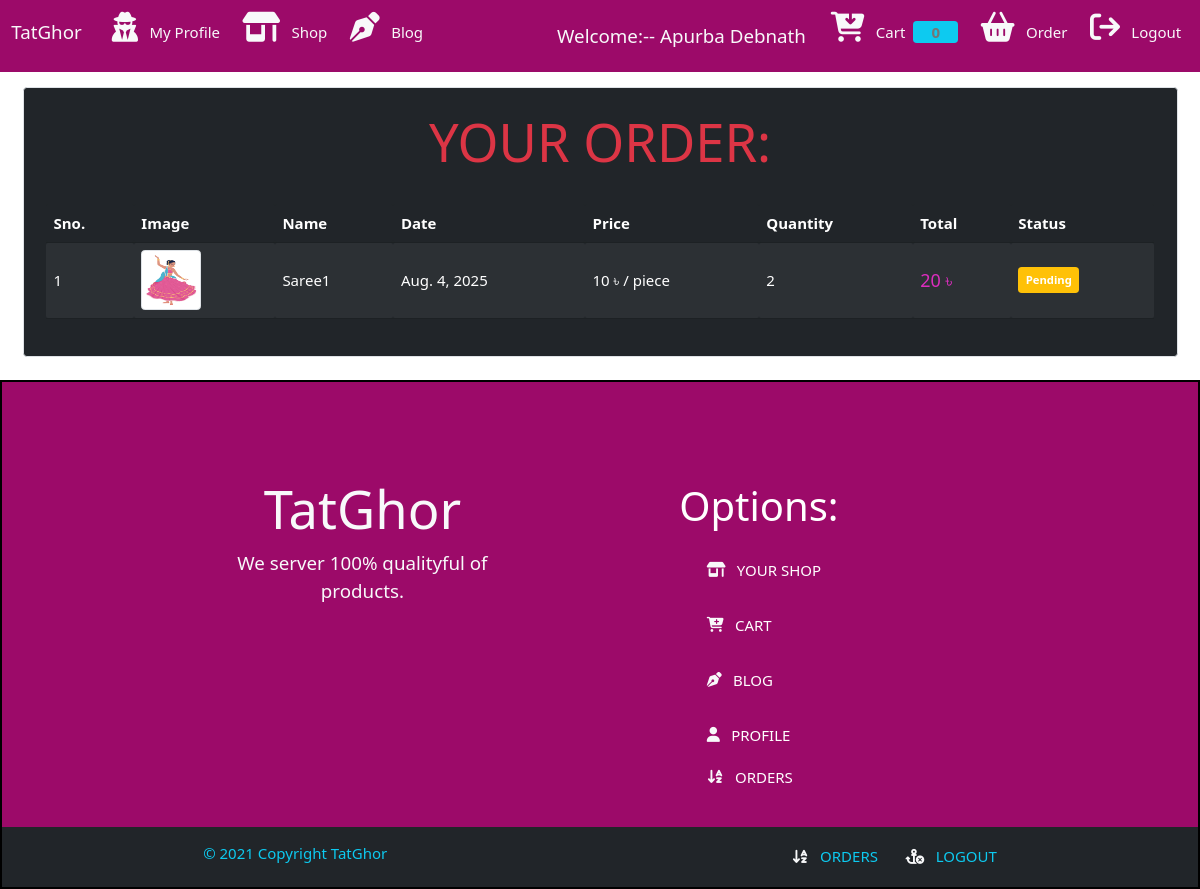
Screenshot of /order/ (signed in) with the database file from the repository.
### Store/models/orders.py (models this page shows, shortened)
class Order(models.Model):
    product = models.ForeignKey(Product, on_delete=models.CASCADE)
    user = models.ForeignKey(User, on_delete=models.CASCADE)
    address = models.TextField(max_length=300, blank=True, default='')
    price = models.IntegerField()
    quantity = models.IntegerField(default=1)
    unit = models.ForeignKey(Unit_Type, on_delete=models.CASCADE, default='kg')
    phone = models.CharField(max_length=50)
    email = models.EmailField(max_length = 254)
    date = models.DateField(default = datetime.datetime.today)
    status = models.BooleanField(default=False)
    @staticmethod
    def get_orders_by_user(user_id):
        return Order\
        .objects\
        .filter(user = user_id).order_by('-date')

### Store/models/products.py (models this page shows, shortened)
class Product(models.Model):
    name = models.CharField(max_length=50)
    category = models.ForeignKey(Category, on_delete=models.CASCADE,  default=1)
    unit= models.ForeignKey(Unit_Type, on_delete=models.CASCADE,  default='piece')
    Unit_price = models.IntegerField(default=0)
    discount_status = models.BooleanField(default=False)
    discount_value = models.IntegerField(default=0)
    quantity = models.IntegerField(default=0)
    description = models.CharField(max_length=200, default='', null=True, blank=True)
    image = models.ImageField(upload_to = 'upload/productsImg/')
    Manufacturer = models.ForeignKey(User, limit_choices_to= { 'groups__name': 'Manufacturer'}, on_delete=models.CASCADE, default=1)

### Store/models/unit_type.py (models this page shows)
class Unit_Type(models.Model):
    unit_name = models.CharField(max_length=50)
    def __str__(self):
        return self.unit_name

### Store/middlewares/auth.py (the view)
    def middleware(request):
        returnUrl= request.META['PATH_INFO']
        print(request.META['PATH_INFO'])
        user = request.session.get('current_user_id')
        if not user :
            return redirect(f'/login/?return_url={returnUrl}')
        print("this is middleware",middleware)
        response = get_response(request)
        return response

### Store/templatetags/custom_filter.py (called while the page is built)
@register.filter(name="currency")
def currency(price):
    return str(price)+" ৳"

@register.filter(name="total_price_of_order")
def total_price_of_order(number, number1):
    return number * number1

### Store/views.py (called while the page is built)
    def get(self, request):
        user = request.session.get("current_user_id")
        orders = Order.get_orders_by_user(user)
        return render(request, 'store/order.html',{"orders":orders} )

### templates/store/order.html (shortened to what this page needs)
{% extends 'store/base.html' %}
{% block content %}
{% load cart %}
{% load custom_filter %}
<div class="container.fluid">
    <div class="border rounded p-4 m-4 table-responsive bg-dark ">
        <p class="display-4 text-uppercase text-center text-danger">Your Order:</p>
        <hr>
        <table class="table table-striped table-dark table-info">
            <thead>
                <tr>
                    <th>Sno.</th>
                    <th>Image</th>
                    <th>Name</th>
                    <th>Date</th>
                    <th>Price</th>
                    <th>Quantity</th>
                    <th>Total</th>
                    <th>Status</th>
                </tr>
            </thead>
            <tbody>
                {% for order in orders %}
                <tr>
                    <td>{{forloop.counter}}</td>
                    <td>
                    <img src="{{order.product.image.url}}" class="img-fluid img-thumbnail" alt="" style=" width:60px; height:60px; " >
                    </td>
                    <td> {{order.product.name}} </td>
                    <td> {{order.date}} </td>
                    <td> {{order.product.Unit_price|currency}} / {{order.unit}} </td>
                    <td>{{order.quantity}}</td>
                    <td>
                        <span style="font-size: 18px; color:rgb(221, 45, 191)">
                            {{order.product.Unit_price|total_price_of_order:order.quantity|currency}}
                        </span>
                    </td>
                        {% if order.status %}
                        <td>
                            <small class="badge bg-success p-2">
                                Completed
                            </small>
                        </td>
                        {% else %}
                        <td>
                            <small class="badge bg-warning p-2">
                                Pending
                        </small>
                        </td>
                        {% endif %}
                </tr>
                {% endfor %}
            </tbody>
        </table>
    </div>
</div>
{% endblock %}

### templates/store/base.html (shortened to what this page needs)
{% load static %}
{% load crispy_forms_tags %}
{% load cart %}
<!doctype html>
<html lang="en">
    <head>
        <link rel="stylesheet" href="https://cdnjs.cloudflare.com/ajax/libs/font-awesome/6.1.1/css/all.min.css">
        <link href="https://cdn.jsdelivr.net/npm/bootstrap@5.1.0/dist/css/bootstrap.min.css" rel="stylesheet"
>
        <link rel="stylesheet" href="https://cdnjs.cloudflare.com/ajax/libs/materialize/1.0.0/css/materialize.min.css">
        {% load static %}
        <link rel="stylesheet" href="{% static 'css/style.css'%}">
        <link rel="stylesheet" href="https://cdnjs.cloudflare.com/ajax/libs/OwlCarousel2/2.3.4/assets/owl.carousel.min.css"
/>
        <link rel="stylesheet"
              href="https://cdnjs.cloudflare.com/ajax/libs/OwlCarousel2/2.3.4/assets/owl.theme.default.min.css"
/>
    </head>
    <body>
        <nav class="navbar navbar-expand-lg navbar-light "
             style="background-color: rgb(156, 10, 105); color:rgb(245, 245, 237); ">
    <div class="container-fluid" style="background:rgb(156, 10, 105); ">
                <a class="navbar-brand text-light" href="/">TatGhor</a>
                <div class="collapse navbar-collapse" id="navbarSupportedContent"
                     style="background:rgb(156, 10, 105);  position: relative;z-index: 1000;">
                    <ul class="navbar-nav me-auto  mb-lg-0" style="color:white;">
                        <li class="nav-item">
                            <a class="nav-link active text-light" aria-current="page"
                            href="{% url 'profile' %}">
                               <span>
                                <i class="fa-2x p-2  fa-solid fa-user-secret float-right text-light">
                                </i>
                              </span>
                              My Profile
                            </a>
                        </li>
                        <li class="nav-item" >
                            <a class="nav-link active text-light" aria-current="page" href="/">
                                <span><i class="fa-2x p-2  fa-solid fa-shop float-right text-light"></i>
                                </span>
                               Shop
                            </a>
                        </li>
                        <li class="nav-item">
                            <a class="nav-link active text-light" aria-current="page" href="{% url 'home_Blog' %}">
                                <span>
                                    <i class="fa-2x p-2  fa-solid fa-pen-nib float-right text-light"></i>
                                </span>
                                Blog
                            </a>
                        </li>
                    </ul>
                    {% if request.user.is_authenticated %}
                    <div class=" lead d-flex mt-2 text-light">
                        Welcome:<span>--&nbsp;{{request.user.get_full_name}} &nbsp; </span>
                    </div>
                    {% endif %}
                    <ul class="navbar-nav my-2 my-lg-0">
                        <li class="nav-item">
                            <a class="nav-link active text-light" aria-current="page" href="{% url 'cart' %}">
                                <span><i class="fa-2x p-2  fa-solid fa-cart-arrow-down float-right text-light"></i>
                                </span>
                                Cart
                                <span class="badge bg-info">{{request.session.cart.keys|length}}
                                </span>
                            </a>
                        </li>
                        {% if not request.session.current_user_id %}
                        <li class="nav-item dropdown">
                          <a class="nav-link dropdown-toggle text-light" href="#" id="navbarDropdownMenuLink" role="button"
                             data-bs-toggle="dropdown" aria-expanded="false">
                             <span><i class="fa-2x p-2 fa-solid fa-users float-right text-light"></i>
                              SignUp
                              </span>
                          </a>
                          <ul class="dropdown-menu resdrop text-uppercase"  style=" background:rgb(217, 41, 176);">
                              <li class="drop">
                                  <a class="dropdown-item "
                                  style=" display: inline-block;  color: #fff" href="{% url 'cus_reg' %}">
                                      Register As Customer
                                  </a>
                              </li>
                              <li class="drop">
                                  <a class="dropdown-item text-white" href="{% url 'fa_reg' %}" >Register As Manufacturer</a>
                              </li>
                              <li class="drop d-flex"><a class="dropdown-item text-white" href="{% url 'agri_officer_reg' %}">Register As Staff</a></li>
                          </ul>
                      </li>
                        <li class="nav-item">
                            <a class="nav-link active text-light" aria-current="page" href="{% url 'login' %}">
                                <span><i class="fa-2x p-2  fa-solid fa-anchor-lock float-right text-light"></i>
                                Login
                                </span>
                            </a>
                        </li>
                        {% else %}
                        <li class="nav-item">
                            <a class="nav-link active text-light" aria-current="page" href="{% url 'order_page' %}">
                                <span>
                                    <i class="fa-2x p-2  fa-solid fa-basket-shopping float-right text-light"></i>
                                Order
                                </span>
                            </a>
                        </li>
                        <li class="nav-item">
                            <a class="nav-link text-light" href="{% url 'logout' %}">
                            <span>
                                <i class="fa-2x p-2  fa-solid fa-arrow-right-from-bracket float-right text-light"></i>
                                Logout
                            </span>
                            </a>
                        </li>
                        {% endif %}
                    </ul>
                </div>
            </div>
        </nav>
        {% block content %}
        {% endblock %}
        {% include 'store/footer.html' %}
        </body>
</html>

### templates/store/footer.html (shortened to what this page needs)
<div class="page-footer " style="background:rgb(156, 10, 105); border: 2px solid black;">
    <div class="container"  >
      <div class="row">
        <div class="col l6 s12" style="margin-top:80px;">
          <h5 class=" text-lighten-4 display-4 text-center text-light mt-3" >TatGhor</h5>
          <p class="text-light lead text-center " >We server 100% qualityful of products.</p>
        </div>
        <div class="col l4 offset-l2 s12">
          <h5 class="text-white display-4" style="font-size:40px ; margin-top: 100px;" >Options:</h5>
          <ul>
            <li style="margin-top: 10px; margin-left: 20px;">
              <a class=" white-text text-uppercase"  href="/">
                <span>
                  <i class="fa-1x p-2 mt-3 fa-solid fa-shop float-right text-light"></i>
                </span>
              Your Shop
            </a>
            </li>
            <li style="margin-top: 10px; margin-left: 20px;"><a class=" white-text text-uppercase" href="{% url 'cart' %}">
              <span><i class="fa-1x p-2 mt-3 fa-solid fa-cart-plus float-right text-light"></i>
              </span>
              Cart</a></li>
            <li style="margin-top: 10px;  margin-left: 20px;"><a class=" white-text text-uppercase" href="{% url 'home_Blog' %}">
              <span>
                <i class="fa-1x p-2 mt-3 fa-solid fa-pen-nib float-right text-light"></i>
              </span>
              Blog</a></li>
            <li style="margin-top: 10px;  margin-left: 20px;"><a class="white-text text-uppercase text-lighten-3" href="{% url 'profile' %}" onclick="return confirm('Please login first to visit your profile.')">
              <span>
                <i class="fa-1x p-2 mt-3 fa-solid fa-user float-right text-light">
                </i>
              </span>
              Profile</a>
            </li>
            <li  style="margin-top: 12px;  margin-left: 20px;"><a class="white-text text-uppercase text-lighten-3" href="{% url 'order_page' %}" onclick="return confirm('Please login before place your order!! ')">
              <span>
                <i class="fa-1x p-2  fa-solid fa-arrow-down-a-z float-right text-light">
                </i>
              </span>
              Orders</a>
            </li>
          </ul>
        </div>
      </div>
    </div>
    <div class="footer-copyright bg-dark p-3">
      <div class="container text-info " >
      <a href="" class="text-info">© 2021 Copyright TatGhor</a>
      {% if request.user.is_authenticated %}
      <a class=" text-uppercase  text-info float-end" href="{% url 'logout' %}" style="margin-left: 20px;">
        <span>
          <i class="fa-1x p-2  fa-solid fa-anchor-circle-xmark float-right text-light">
          </i>
        Logout</a>
      <a class=" text-uppercase text-info  float-end" href="{% url 'order_page' %} ">
        <span><i class="fa-1x p-2  fa-solid fa-arrow-down-a-z float-right text-light"></i>
        Orders</a>
      {% endif %}
      </div>
    </div>
</div>

### templates/store/footer.html (style rules this page uses)
.page-footer { margin: 0; padding: 0; width: 100%; }
a { text-decoration: none; color:aliceblue; }
li { list-style-type: none; }

### rows the page displays
Order: product.image (picture), product.name "Saree1", date "Aug. 4, 2025", product.Unit_price "10 ৳", unit "piece", quantity "2", product.Unit_price|total_price_of_order "20 ৳", status "Pending"

### other values shown
{{ request.user.get_full_name }} "Apurba Debnath"
{{ request.session.cart.keys|length }} "0"
